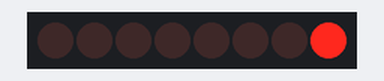
This sketch was run on a simulated Arduino Uno, built with avr-gcc and run on an emulated ATmega328P. On the bench: 8 shift-register outputs drawn as a row of LEDs (first output left, lit = HIGH). Wiring (inferred from the names in the program): shift register (74HC595): data pin 12; shift clock pin 9; latch pin 11. Wiring (inferred from the signals the program sends): row of LEDs: on Q0, Q1, Q2, Q3, Q4, Q5, Q6, Q7.

Above: at 0.6 s.
At 5.1 s:
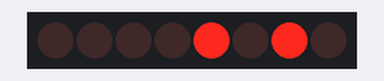
At 10.1 s:
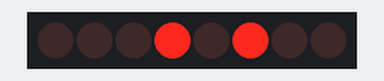
At 20.1 s:
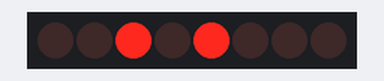
At 30.1 s:
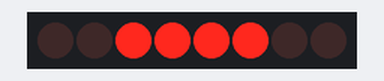
At 39.75 s:
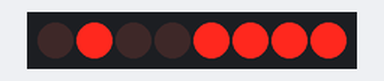
Timing chart, 0 to 40.0 s (numbered marks = the images above):
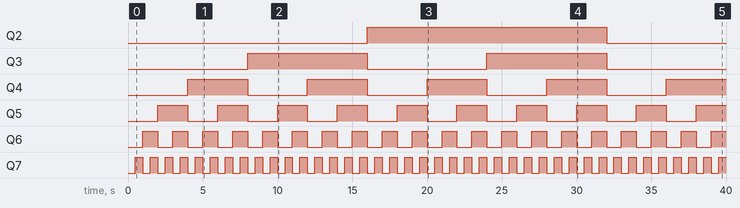

The sketch:

23.Binary_8_bit_with_parallel_shift_register.ino
```cpp
int latchPin=11;
int clockPin=9;
int dataPin=12;
int dt=500;


byte LEDs=0x00;

void setup() {
  // put your setup code here, to run once:
  pinMode(latchPin,OUTPUT);
  pinMode(clockPin,OUTPUT);
  pinMode(dataPin,OUTPUT);

}

void loop() {
  digitalWrite(latchPin,LOW);
  shiftOut(dataPin,clockPin,LSBFIRST,LEDs);
  digitalWrite(latchPin,HIGH);
  LEDs=LEDs+1;
  delay(dt);

}
```

Measured:
- by itself, Q2: LOW → HIGH at 16.0 s, → LOW 16.0 s later
- by itself, Q3: alternates HIGH for 8.0 s and LOW for 8.0 s
- by itself, Q4: alternates HIGH for 4.0 s and LOW for 4.0 s
- by itself, Q5: alternates HIGH for 2.0 s and LOW for 2.0 s
- by itself, Q6: alternates HIGH for 1.0 s and LOW for 1.0 s
- by itself, Q7: alternates HIGH for 0.50 s and LOW for 0.50 s
